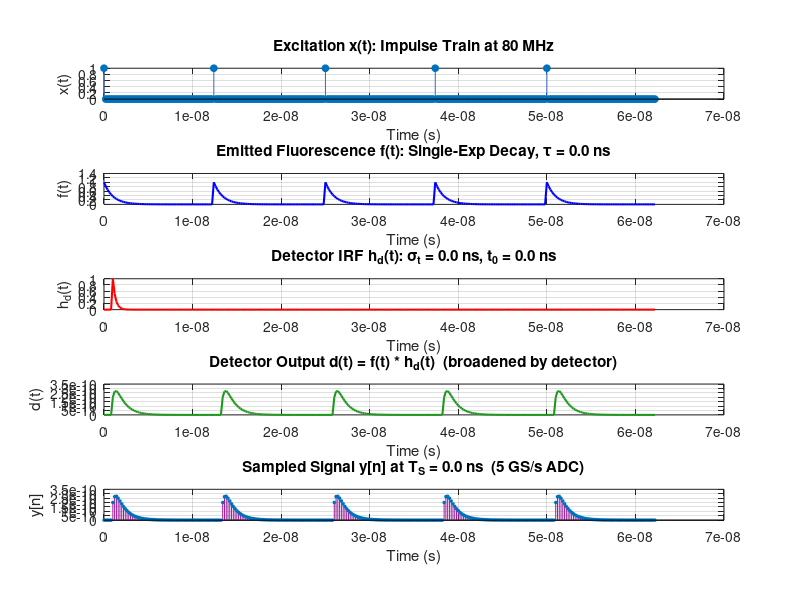

Write MATLAB code to recreate this figure. (Note: this script raises an error after producing the figure.)
% ESE 3510 — Case Study 2: Fluorescence Lifetime Analysis
% Authors: Samir Afsary, Alex Ge, Ahmad Hamzeh

% CONTENTS:
%   Task 1a — Time-domain signals (excitation, fluorescence, detection)
%   Task 1b — Frequency response H_f(jw): numerical vs. theoretical
%   Task 1c — Effect of detector IRF on sampled signal y[n]
%   Task 2a — Why 100 kHz cannot recover 80 MHz fluorescence (aliasing)
%   Task 2b — Heterodyne detection: mixing to a recoverable beat frequency
%   Task 2c — Phase/modulation lifetime estimation from heterodyne signal
%   Task 3a — Phasor equations verified on single-exponential IRF
%   Task 3b — Per-pixel phasor analysis of real FLIM data
%

close all; clear; clc;

%%

% Parameters 
tau     = 1e-9;         % Fluorescence lifetime
T_L     = 12.5e-9;      % Laser period 
f_L     = 1 / T_L;      % Laser frequency 
omega_L = 2*pi * f_L;   % Laser angular frequency 
T_S     = 0.2e-9;       % ADC sampling period [ns]

%% Task 1
% *Part a* 

t = 0 : T_S : 5*T_L - T_S;   

% Create excitation impulse train
x = zeros(size(t));
for k = 0 : floor(5*T_L / T_L) - 1
    idx = round(k * T_L / T_S) + 1;
    if idx <= length(t)
        x(idx) = 1 / T_S;
    end
end

% Fluorescence IRF 
h_f = exp(-t / tau);     

% Calculate emitted fluorescence
f_full = conv(x, h_f) * T_S;
f = f_full(1 : length(t));

% Detector IRF
sigma_t = 0.3e-9;   % Detector temporal width [ns]  (fast PMT ~300 ps)
t0 = 1e-9;     % Detector time delay [ns]
h_d = zeros(size(t));
mask = (t >= t0);
h_d(mask) = exp(-(t(mask) - t0) / sigma_t);   % Zero before t0 (causal)

% Detector output
d_full = conv(f, h_d) * T_S;
d = d_full(1 : length(t));

% Sampled signal y[n]: t is already on a T_S grid, so y[n] = d(t) 
y = d;

% Plot functions
fig1 = figure('Name','Task 1a: Time-Domain Signals','NumberTitle','off', ...
              'Position',[50 50 900 750]);

subplot(5,1,1);
stem(t, x * T_S, 'filled', 'MarkerSize', 5, 'Color', [0.2 0.4 0.8]);
xlabel('Time (s)'); ylabel('x(t)');
title('Excitation x(t): Impulse Train at 80 MHz'); grid on;

subplot(5,1,2);
plot(t, f, 'b', 'LineWidth', 1.5);
xlabel('Time (s)'); ylabel('f(t)');
title(sprintf('Emitted Fluorescence f(t): Single-Exp Decay, \\tau = %.1f ns', tau));
grid on;

subplot(5,1,3);
plot(t, h_d, 'r', 'LineWidth', 1.5);
xlabel('Time (s)'); ylabel('h_d(t)');
title(sprintf('Detector IRF h_d(t): \\sigma_t = %.1f ns, t_0 = %.1f ns', sigma_t, t0));
grid on;

subplot(5,1,4);
plot(t, d, 'Color', [0.1 0.6 0.1], 'LineWidth', 1.5);
xlabel('Time (s)'); ylabel('d(t)');
title('Detector Output d(t) = f(t) * h_d(t)  (broadened by detector)'); grid on;

subplot(5,1,5);
stem(t, y, 'filled', 'MarkerSize', 2, 'Color', [0.6 0.1 0.6]);
xlabel('Time (s)'); ylabel('y[n]');
title(sprintf('Sampled Signal y[n] at T_S = %.1f ns  (5 GS/s ADC)', T_S)); grid on;

sgtitle('Task 1a: Time-Domain Signal Chain', 'FontSize', 13, 'FontWeight', 'bold');

%% 
% *Part b*

% Numerical frequency response via DFT
N = length(h_f);
H_f_num = fft(h_f) * T_S; % Scale by T_S for continuous-FT approximation
f_axis = (0 : N-1) / (N * T_S);   

% Theoretical frequency response at the same frequencies
omega_axis = 2*pi * f_axis;  
H_f_theory = tau ./ (1 + 1j * omega_axis * tau);

% Plot frequency responses
fig2 = figure('Name','Task 1b: Frequency Response H_f(jw)', ...
    'NumberTitle','off', 'Position',[50 50 900 550]);

subplot(2,1,1);
plot(f_axis, abs(H_f_num),    'b-',  'LineWidth', 2.0); hold on;
plot(f_axis, abs(H_f_theory), 'r--', 'LineWidth', 1.5);
xlabel('Frequency (GHz)'); ylabel('|H_f(j\omega)|');
title('Magnitude — Numerical FFT vs. Theoretical \tau/(1+j\omega\tau)');
legend('Numerical FFT', 'Theoretical');
grid on;

subplot(2,1,2);
plot(f_axis, angle(H_f_num)*180/pi,    'b-',  'LineWidth', 2.0); hold on;
plot(f_axis, angle(H_f_theory)*180/pi, 'r--', 'LineWidth', 1.5);
xlabel('Frequency (GHz)'); ylabel('Phase (degrees)');
title('Phase — Numerical FFT vs. Theoretical  \angle H_f = -atan(\omega\tau)');
legend('Numerical FFT', 'Theoretical');
grid on;

sgtitle('Task 1b: Fluorescence Frequency Response H_f(j\omega)', ...
        'FontSize', 13, 'FontWeight', 'bold');

%% 
% *Part C*

% Three detector scenarios: fast, medium, slow
sigma_vals = [0.1e-9,  2.5e-9,  10.0e-9]; % Detector widths
t0_vals = [0.3e-9,  1.0e-9,  2.5e-9];     % Time delays 
colors = {[0 0.4 1], [0.1 0.7 0.1], [0.8 0.1 0.1]};
labels = {'\sigma_t=0.1 ns (fast)',  ...
          '\sigma_t=2.5 ns (medium)', ...
          '\sigma_t=10.0 ns (slow)'};

fig3 = figure('Name','Task 1c: Detector IRF Impact','NumberTitle','off', ...
              'Position',[50 50 1100 600]);

for k = 1 : 3
    % Build detector IRF for this scenario
    h_dk = zeros(size(t));
    mask_k = (t >= t0_vals(k));
    h_dk(mask_k) = exp(-(t(mask_k) - t0_vals(k)) / sigma_vals(k));

    % Convolve fluorescence with this detector
    dk_full = conv(f, h_dk) * T_S;
    dk = dk_full(1 : length(t));

    % Top row: detector IRFs
    subplot(2, 3, k);
    plot(t, h_dk, 'Color', colors{k}, 'LineWidth', 1.8);
    xlabel('Time (s)'); ylabel('h_d(t)');
    title(labels{k}); grid on;

    % Bottom row: resulting y[n]
    subplot(2, 3, k+3);
    stem(t, dk, 'filled', 'MarkerSize', 2, 'Color', colors{k});
    xlabel('Time (s)'); ylabel('y[n]');
    title(sprintf('y[n]: \\sigma_t=%.1f ns, t_0=%.1f ns', ...
        sigma_vals(k) * 10^9, t0_vals(k) * 10^9));
    grid on;
end

sgtitle({'Detector IRF Impact on y[n]'}, 'FontSize', 12, ...
    'FontWeight', 'bold');

%% Task 2
% *Part a*
f_L_hz     = 100e6;               % Laser modulation frequency
omega_L_hz = 2*pi * f_L_hz;      

% Modulation depth and phase of the fluorescence
M_theory   = 1 / sqrt(1 + (omega_L_hz * tau)^2);
phi_theory = -atan(omega_L_hz * tau);  % rad

fprintf('Laser frequency       f_L  = %g MHz\n', f_L_hz/1e6);
fprintf('Modulation depth      M    = %.4f\n', M_theory);
fprintf('Phase shift           phi  = %.4f rad = %.2f deg\n', ...
        phi_theory, phi_theory*180/pi);
fprintf('100 kHz Nyquist             = 50 kHz << 100 MHz  => ALIASED\n');
fprintf('Conclusion: slow sampling loses phase => cannot estimate tau\n\n');

% Show aliasing visually over a 0.5 µs window
T_S_slow  = 1e-5;                      % 10 µs per sample
t_fast_s  = 0 : 1e-10 : 5e-5;          % 0.5 µs at 10 GHz (true signal)
t_slow_s  = 0 : T_S_slow : 5e-5;       % 100 kHz samples

x_fast    = 1 + cos(omega_L_hz * t_fast_s);
f_fast    = 1 + M_theory * cos(omega_L_hz * t_fast_s + phi_theory);
x_slow_s  = 1 + cos(omega_L_hz * t_slow_s);
f_slow_s  = 1 + M_theory * cos(omega_L_hz * t_slow_s + phi_theory);

fig4 = figure('Name','Task 2a: Aliasing at 100 kHz','NumberTitle','off', ...
              'Position',[50 50 900 500]);

subplot(2,1,1);
plot(t_fast_s*1e6, x_fast, 'b', 'LineWidth', 1); hold on;
stem(t_slow_s*1e6, x_slow_s, 'r', 'filled', 'MarkerSize', 7);
xlabel('Time (\mus)'); ylabel('Amplitude');
title('Excitation x(t): True 80 MHz vs. 100 kHz Samples (aliased)');
legend('True x(t)', '100 kHz samples'); grid on; xlim([0, 10]);

subplot(2,1,2);
plot(t_fast_s*1e6, f_fast, 'b', 'LineWidth', 1); hold on;
stem(t_slow_s*1e6, f_slow_s, 'r', 'filled', 'MarkerSize', 7);
xlabel('Time (\mus)'); ylabel('Amplitude');
title('Fluorescence f(t): 80 MHz aliases at 100 kHz => phase info destroyed');
legend('True f(t)', '100 kHz samples'); grid on; 
xlim([0, 50]);

sgtitle('Task 2a: 100 kHz Sampling Cannot Recover 80 MHz Phase', ...
        'FontSize', 12, 'FontWeight', 'bold');

%% =========================================================================
%  TASK 2b: Heterodyne Detection
%
%  Multiply f(t) by g(t) = cos(omega_g * t) where omega_g is slightly
%  offset from omega_L so a low-frequency "beat" falls within the
%  100 kHz ADC bandwidth.
%
%  Mixing product (using trig identity):
%    f(t)*g(t) ~ M/2 * cos((omega_L - omega_g)*t + phi) + high-freq terms
%  where the beat frequency  delta_f = f_L - f_g  is << 50 kHz (Nyquist).
%
%  After a low-pass filter (LPF), only the beat survives.
%  The beat PRESERVES the phase phi (and modulation M) of the fluorescence,
%  so lifetime can be recovered via heterodyne comparison with the
%  beat from a reference copy of the excitation.
% =========================================================================

delta_f   = 1e3;                         % Intermediate/beat frequency [Hz] = 1 kHz
f_g_hz    = f_L_hz - delta_f;           % Mixer (heterodyne) frequency [Hz]
omega_g   = 2*pi * f_g_hz;

% Simulate using 1 µs time steps over 5 ms (many beat cycles).
% 1 µs >> 1/80 MHz so the 80 MHz carrier is not resolved — that is fine;
% we only need to track the envelope (beat), which is at 1 kHz.
T_S_mid   = 1e-6;                        % 1 µs intermediate sampling [s]
t_mid     = 0 : T_S_mid : 5e-3;         % 5 ms window

f_mid     = 1 + M_theory * cos(omega_L_hz * t_mid + phi_theory);  % Fluorescence
x_mid     = 1 + cos(omega_L_hz * t_mid);                          % Excitation
g_mid     = cos(omega_g * t_mid);                                   % Mixer

det_f     = f_mid .* g_mid;     % Fluorescence after mixing
det_x     = x_mid .* g_mid;     % Excitation after mixing (reference channel)

% LPF: zero out FFT bins above 2 kHz to isolate the beat
N_mid     = length(t_mid);
f_mid_ax  = (-N_mid/2 : N_mid/2-1) / (N_mid * T_S_mid);   % Centered freq axis [Hz]
LPF_cut   = 2 * delta_f;   % 2 kHz cutoff

F_det_f   = fftshift(fft(det_f));
F_det_x   = fftshift(fft(det_x));
lpf_mask  = (abs(f_mid_ax) <= LPF_cut);

y_beat_f  = real(ifft(ifftshift(F_det_f .* lpf_mask)));
y_beat_x  = real(ifft(ifftshift(F_det_x .* lpf_mask)));

% ---- Figure 5: Task 2b — Time Domain ----
fig5 = figure('Name','Task 2b: Heterodyne - Time Domain','NumberTitle','off', ...
              'Position',[50 50 900 650]);

subplot(3,1,1);
plot(t_mid*1e3, f_mid, 'b', 'LineWidth', 0.6);
xlabel('Time (ms)'); ylabel('f(t)'); grid on;
title(sprintf('Fluorescence f(t) at %g MHz — oscillates too fast to sample', f_L_hz/1e6));

subplot(3,1,2);
plot(t_mid*1e3, det_f, 'Color',[0.1 0.6 0.1], 'LineWidth', 0.6);
xlabel('Time (ms)'); ylabel('f(t) \cdot g(t)'); grid on;
title(sprintf('After Mixing: f(t)\\cdotg(t), g at f_g = %g MHz', f_g_hz/1e6));

subplot(3,1,3);
plot(t_mid*1e3, y_beat_f, 'r',  'LineWidth', 1.8); hold on;
plot(t_mid*1e3, y_beat_x, 'b--','LineWidth', 1.8);
xlabel('Time (ms)'); ylabel('Amplitude'); grid on;
title(sprintf('After LPF: Beat at \\Delta f = %g kHz — detectable at 100 kHz', delta_f/1e3));
legend('Fluorescence beat','Excitation beat (ref)');

sgtitle('Task 2b: Heterodyne Detection — Time Domain', ...
        'FontSize', 12, 'FontWeight', 'bold');

% ---- Figure 6: Task 2b — Frequency Domain ----
fig6 = figure('Name','Task 2b: Heterodyne - Freq Domain','NumberTitle','off', ...
              'Position',[50 50 900 650]);

subplot(3,1,1);
F_f_mid = fftshift(fft(f_mid));
plot(f_mid_ax/1e6, abs(F_f_mid)/N_mid, 'b', 'LineWidth', 1.2);
xlabel('Frequency (MHz)'); ylabel('|F(\omega)|');
title('Spectrum of f(t): peaks at \pm80 MHz');
xlim([-200, 200]); grid on;

subplot(3,1,2);
plot(f_mid_ax/1e6, abs(F_det_f)/N_mid, 'Color',[0.1 0.6 0.1], 'LineWidth', 1.2);
xlabel('Frequency (MHz)'); ylabel('|F(\omega)|');
title(sprintf('After Mixing: peaks at f_L \\pm f_g = \\pm%g MHz and 0 MHz', ...
              (f_L_hz + f_g_hz)/2/1e6));
xlim([-200, 200]); grid on;

subplot(3,1,3);
plot(f_mid_ax/1e3, abs(F_det_f .* lpf_mask)/N_mid, 'r',  'LineWidth', 1.8); hold on;
plot(f_mid_ax/1e3, abs(F_det_x .* lpf_mask)/N_mid, 'b--','LineWidth', 1.8);
xlabel('Frequency (kHz)'); ylabel('|Y(j\omega)|');
title(sprintf('After LPF: Beat at \\pm%g kHz — within 100 kHz bandwidth', delta_f/1e3));
legend('|Y_f(j\omega)|','|Y_x(j\omega)| (ref)');
xlim([-5, 5]); grid on;

sgtitle('Task 2b: Heterodyne Detection — Frequency Domain', ...
        'FontSize', 12, 'FontWeight', 'bold');


%% =========================================================================
%  TASK 2c: Phase Shift and Modulation — Heterodyne Lifetime Estimation
%
%  Phase relationship:
%    Phase of fluorescence beat = phi_f = phi_fluorescence + phi_g
%    Phase of excitation beat   = phi_x = 0              + phi_g
%    => Delta_phi = phi_f - phi_x = phi_fluorescence = -atan(omega_L * tau)
%    => tau = -tan(Delta_phi) / omega_L
%
%  Modulation relationship:
%    Delta_M = M_fluorescence / M_excitation = 1 / sqrt(1 + (omega_L*tau)^2)
%    => tau = sqrt(1/Delta_M^2 - 1) / omega_L
% =========================================================================

% Resample beats at 100 kHz (well above the 1 kHz beat frequency)
T_S_100k  = 1 / 100e3;
t_100k    = t_mid(1) : T_S_100k : t_mid(end);

y_f_100k  = interp1(t_mid, y_beat_f, t_100k, 'linear', 0);
y_x_100k  = interp1(t_mid, y_beat_x, t_100k, 'linear', 0);

% Extract phase and amplitude at the beat frequency using DFT
N_100k   = length(t_100k);
Y_f_dft  = fft(y_f_100k);
Y_x_dft  = fft(y_x_100k);

% DFT bin index for delta_f
k_beat   = round(delta_f * N_100k * T_S_100k) + 1;

phase_f    = angle(Y_f_dft(k_beat));
phase_x    = angle(Y_x_dft(k_beat));
delta_phi  = phase_f - phase_x;    % Phase difference [rad]

amp_f      = abs(Y_f_dft(k_beat));
amp_x      = abs(Y_x_dft(k_beat));
delta_M    = amp_f / amp_x;        % Modulation ratio

% Lifetime estimates
tau_from_phase = -tan(delta_phi) / omega_L_hz * 1e9;   % [ns]
tau_from_mod   = sqrt(max(0, 1/delta_M^2 - 1)) / omega_L_hz * 1e9;  % [ns]

fprintf('=== Task 2c ===\n');
fprintf('Phase difference   Delta_phi = %.4f rad = %.2f deg\n', ...
        delta_phi, delta_phi*180/pi);
fprintf('Modulation ratio   Delta_M   = %.4f\n', delta_M);
fprintf('Lifetime (phase):  tau = %.4f ns  (true: %.1f ns)\n', tau_from_phase, tau);
fprintf('Lifetime (modulation): tau = %.4f ns  (true: %.1f ns)\n\n', tau_from_mod, tau);

% ---- Figure 7: Task 2c ----
fig7 = figure('Name','Task 2c: Phase Shift and Lifetime Estimation', ...
              'NumberTitle','off','Position',[50 50 900 500]);

subplot(2,1,1);
plot(t_100k*1e3, y_x_100k, 'b', 'LineWidth', 1.8); hold on;
plot(t_100k*1e3, y_f_100k, 'r', 'LineWidth', 1.8);
xlabel('Time (ms)'); ylabel('Amplitude');
title(sprintf('Beat Signals at 100 kHz — Phase Shift \\Delta\\phi = %.2f°', ...
              delta_phi*180/pi));
legend('Excitation beat (reference)','Fluorescence beat'); grid on;
xlim([0, 5]);

subplot(2,1,2);
f_ax_100k = (0 : N_100k-1) / (N_100k * T_S_100k);
plot(f_ax_100k/1e3, abs(Y_x_dft)/N_100k, 'b', 'LineWidth', 1.8); hold on;
plot(f_ax_100k/1e3, abs(Y_f_dft)/N_100k, 'r', 'LineWidth', 1.8);
xlabel('Frequency (kHz)'); ylabel('Magnitude');
title(sprintf('Spectra — \\tau from phase: %.3f ns, from modulation: %.3f ns', ...
              tau_from_phase, tau_from_mod));
legend('Excitation','Fluorescence'); grid on;
xlim([0, 5]);

sgtitle('Task 2c: Heterodyne Lifetime Estimation', ...
        'FontSize', 12, 'FontWeight', 'bold');


%% =========================================================================
%  TASK 3a: Phasor Equations — Verification on Single Exponential
%
%  Phasor components (integrated over one laser period T_L):
%    g = integral( h_f(t)*cos(omega_L*t) dt ) / integral( h_f(t) dt )
%    s = integral( h_f(t)*sin(omega_L*t) dt ) / integral( h_f(t) dt )
%
%  Analytical solution for h_f(t) = exp(-t/tau) integrated over [0, inf]:
%    g = 1 / ( 1 + (omega_L*tau)^2 )
%    s = (omega_L*tau) / ( 1 + (omega_L*tau)^2 )
%
%  Lifetime recovery:
%    tau = s / (omega_L * g) = (omega_L*tau) / (omega_L * 1) = tau  [checks out]
%
%  Interpretation:
%    g = "in-phase" component — higher g means shorter lifetime (less phase lag)
%    s = "quadrature" component — peaks at omega_L*tau = 1  (tau = 1/(2*pi*f_L))
%    Together (g,s) lie on the universal semicircle of radius 0.5 centered at (0.5,0)
% =========================================================================

% Analytical phasor for tau = 1 ns, omega_L in rad/ns
g_theory_3a = 1 / (1 + (omega_L * tau)^2);
s_theory_3a = (omega_L * tau) / (1 + (omega_L * tau)^2);
tau_from_phasor_theory = s_theory_3a / (omega_L * g_theory_3a);

% Numerical phasor: integrate h_f over one period using trapezoidal rule
t_phasor  = 0 : 0.001 : T_L;             % Fine grid [ns]
h_f_p     = exp(-t_phasor / tau);         % IRF samples

norm_hf   = trapz(t_phasor, h_f_p);
g_num_3a  = trapz(t_phasor, h_f_p .* cos(omega_L * t_phasor)) / norm_hf;
s_num_3a  = trapz(t_phasor, h_f_p .* sin(omega_L * t_phasor)) / norm_hf;
tau_from_phasor_num = s_num_3a / (omega_L * g_num_3a);

fprintf('=== Task 3a: Phasor Verification (tau = %.1f ns) ===\n', tau);
fprintf('Theoretical: g=%.4f  s=%.4f  tau=%.4f ns\n', ...
        g_theory_3a, s_theory_3a, tau_from_phasor_theory);
fprintf('Numerical:   g=%.4f  s=%.4f  tau=%.4f ns\n\n', ...
        g_num_3a, s_num_3a, tau_from_phasor_num);

% Universal semicircle: all single-exponential lifetimes lie on this curve
theta_sc = linspace(0, pi, 500);
g_sc = 0.5 + 0.5*cos(theta_sc);
s_sc = 0.5*sin(theta_sc);

% Mark several tau values on the semicircle for reference
tau_marks = [0.2, 0.4, 0.8, 1.0, 2.0, 4.0, 8.0];

fig8 = figure('Name','Task 3a: Phasor Diagram','NumberTitle','off', ...
              'Position',[50 50 700 500]);
plot(g_sc, s_sc, 'k-', 'LineWidth', 2); hold on;

for tm = tau_marks
    g_tm = 1 / (1 + (omega_L*tm)^2);
    s_tm = (omega_L*tm) / (1 + (omega_L*tm)^2);
    plot(g_tm, s_tm, 'ko', 'MarkerSize', 6, 'MarkerFaceColor', [0.7 0.7 0.7]);
    text(g_tm + 0.02, s_tm + 0.01, sprintf('%.1f ns', tm), 'FontSize', 8);
end

plot(g_theory_3a, s_theory_3a, 'ro', 'MarkerSize', 12, 'MarkerFaceColor', 'r');
plot(g_num_3a,    s_num_3a,    'b+', 'MarkerSize', 12, 'LineWidth', 2.5);

xlabel('g  (in-phase component)', 'FontSize', 11);
ylabel('s  (quadrature component)', 'FontSize', 11);
title(sprintf('Phasor Diagram — \\tau = %.1f ns lies on the universal semicircle', tau), ...
      'FontSize', 11);
legend('Universal semicircle','Lifetime labels','Theoretical','Numerical', ...
       'Location','northwest');
grid on; axis equal; xlim([0, 1]); ylim([0, 0.6]);

sgtitle('Task 3a: Phasor Components g and s', ...
        'FontSize', 13, 'FontWeight', 'bold');


%% =========================================================================
%  TASK 3b: Phasor Analysis of Real FLIM Data
%
%  Data: FLIMhistogram.mat  —  512×512 spatial pixels, ~98 time bins
%  Each pixel contains a time-resolved photon count histogram h[n].
%  Laser: 80 MHz two-photon excitation => T_L = 12.5 ns.
%
%  Per-pixel phasor:
%    g_px = sum( h[n]*cos(omega_L*t[n]) ) / sum( h[n] )
%    s_px = sum( h[n]*sin(omega_L*t[n]) ) / sum( h[n] )
%    tau_px = s_px / (omega_L * g_px)
%
%  Expected results for NAD(P)H in cancer cells:
%    Free  NAD(P)H: tau ~ 0.3–0.5 ns
%    Bound NAD(P)H: tau ~ 1–4 ns
%    (Points cluster inside the semicircle for mixed/multi-exponential pixels)
% =========================================================================

fprintf('=== Task 3b: Loading FLIM data ===\n');

% Try current directory first, then ../input/ for submission folder structure
try
    load('data\FLIMhistogram.mat');
    fprintf('Loaded FLIMhistogram from current directory.\n');
catch
    try
        load('../input/FLIMhistogram.mat');
        fprintf('Loaded FLIMhistogram from ../input/\n');
    catch
        error(['FLIMhistogram.mat not found. ', ...
               'Place it in the same folder as main.m and re-run.']);
    end
end

% Time axis (given in starter code)
timeRes_FLIM = 0.1280;    % Time bin width [ns]
time_FLIM    = timeRes_FLIM * (0 : size(FLIMhistogram,3)-1);  % [ns]

% Laser period and angular frequency for phasor computation
T_L_FLIM     = 12.5;                    % [ns]
omega_L_FLIM = 2*pi / T_L_FLIM;        % [rad/ns]

[Nx, Ny, Nt] = size(FLIMhistogram);
fprintf('Image size: %d x %d pixels, %d time bins (%.3f ns/bin)\n', ...
        Nx, Ny, Nt, timeRes_FLIM);

% Reshape to (Npix × Nt) matrix for vectorized phasor computation
H = reshape(double(FLIMhistogram), Nx*Ny, Nt);

% Precompute cosine and sine vectors at the fundamental laser frequency
cos_vec = cos(omega_L_FLIM * time_FLIM);   % 1×Nt
sin_vec = sin(omega_L_FLIM * time_FLIM);   % 1×Nt

% Total photon count per pixel (the normalization denominator)
norm_H = sum(H, 2);    % Npix×1

% Only compute phasor for pixels with enough photons to be meaningful
valid = (norm_H > 10);

g_vec = zeros(Nx*Ny, 1);
s_vec = zeros(Nx*Ny, 1);

% Vectorized dot products: each row of H times cos_vec/sin_vec
g_vec(valid) = (H(valid, :) * cos_vec') ./ norm_H(valid);
s_vec(valid) = (H(valid, :) * sin_vec') ./ norm_H(valid);

% Lifetime from phasor: tau = s / (omega_L * g)
tau_vec = s_vec ./ (omega_L_FLIM * g_vec);

% Reshape phasor components and lifetime back to image grids
g_map   = reshape(g_vec, Nx, Ny);
s_map   = reshape(s_vec, Nx, Ny);
tau_map = reshape(tau_vec, Nx, Ny);

% Mask pixels with unphysical lifetimes (empty, negative, or > 6 ns)
tau_map(~reshape(valid, Nx, Ny)) = NaN;
tau_map(tau_map < 0)  = NaN;
tau_map(tau_map > 6)  = NaN;

fprintf('Mean   lifetime (valid pixels): %.3f ns\n', mean(tau_map(:), 'omitnan'));
fprintf('Median lifetime (valid pixels): %.3f ns\n', median(tau_map(:), 'omitnan'));

% ---- Figure 9: Lifetime Image ----
fig9 = figure('Name','Task 3b: Fluorescence Lifetime Image','NumberTitle','off', ...
              'Position',[50 50 700 650]);

imagesc(tau_map, [0, 3]);   % Color range 0–3 ns (typical for NAD(P)H)
colormap(jet);
cb = colorbar;
cb.Label.String = 'Lifetime \tau (ns)';
cb.FontSize = 11;
axis image; axis off;
title({'Fluorescence Lifetime Image', ...
       'NAD(P)H in Breast Cancer Cells (2-photon FLIM)'}, 'FontSize', 12);

% ---- Figure 10: Sample Pixel Decay Curves ----
% Find the pixel with the highest photon count as a representative example
[~, idx_best] = max(norm_H);
[px_b, py_b]  = ind2sub([Nx, Ny], idx_best);

% Find a second pixel: nearest to the median lifetime among bright pixels
tau_valid_vec = tau_vec;
tau_valid_vec(~valid | tau_vec < 0 | tau_vec > 6) = NaN;
tau_median_val = median(tau_valid_vec(:), 'omitnan');
bright_idx     = find(valid & norm_H > 50);
[~, offset]    = min(abs(tau_valid_vec(bright_idx) - tau_median_val));
idx_med        = bright_idx(offset);
[px_m, py_m]   = ind2sub([Nx, Ny], idx_med);

fig10 = figure('Name','Task 3b: Sample Decay Curves','NumberTitle','off', ...
               'Position',[50 50 900 420]);

for kk = 1:2
    if kk == 1
        px = px_b; py = py_b; lbl = 'Brightest pixel';
    else
        px = px_m; py = py_m; lbl = 'Median-lifetime pixel';
    end
    subplot(1,2,kk);
    decay = squeeze(FLIMhistogram(px, py, :));
    plot(time_FLIM, decay, 'b.-', 'LineWidth', 1.5, 'MarkerSize', 8); hold on;
    tau_px = tau_map(px, py);
    if ~isnan(tau_px) && tau_px > 0
        A_fit = max(decay);
        plot(time_FLIM, A_fit * exp(-time_FLIM / tau_px), 'r--', 'LineWidth', 1.8);
        legend('Data', sprintf('Phasor \\tau = %.2f ns', tau_px), ...
               'Location','northeast');
    end
    xlabel('Time (ns)'); ylabel('Photon Count');
    title(sprintf('%s (%d,%d)', lbl, px, py)); grid on;
end

sgtitle('Task 3b: Sample Pixel Fluorescence Decay Curves', ...
        'FontSize', 12, 'FontWeight', 'bold');

% ---- Figure 11: Phasor Plot (density image) ----
% Extract valid phasor points in physical range
valid_pts = valid & g_vec > 0 & g_vec < 1 & s_vec >= 0 & s_vec < 0.6;
g_pts     = g_vec(valid_pts);
s_pts     = s_vec(valid_pts);

% Build 2D density histogram (log scale avoids bright-pixel dominance)
g_edges  = linspace(0, 1,   201);
s_edges  = linspace(0, 0.55, 151);
[counts, ~, ~] = histcounts2(g_pts, s_pts, g_edges, s_edges);
g_ctrs   = (g_edges(1:end-1) + g_edges(2:end)) / 2;
s_ctrs   = (s_edges(1:end-1) + s_edges(2:end)) / 2;

fig11 = figure('Name','Task 3b: Phasor Plot','NumberTitle','off', ...
               'Position',[50 50 800 580]);

imagesc(g_ctrs, s_ctrs, log1p(counts'));   % Transpose: x=g, y=s
set(gca, 'YDir', 'normal');
colormap(hot);
cb2 = colorbar;
cb2.Label.String = 'log(1 + pixel count)';
hold on;

% Overlay universal semicircle
plot(g_sc, s_sc, 'w-', 'LineWidth', 2);

% Mark lifetime values on the semicircle
tau_labels_flim = [0.2, 0.4, 0.8, 1.0, 1.6, 2.0, 3.2, 4.0];
for tl = tau_labels_flim
    g_tl = 1 / (1 + (omega_L_FLIM * tl)^2);
    s_tl = (omega_L_FLIM * tl) / (1 + (omega_L_FLIM * tl)^2);
    plot(g_tl, s_tl, 'wo', 'MarkerSize', 5, 'MarkerFaceColor', 'w');
    text(g_tl + 0.01, s_tl + 0.01, sprintf('%.1f ns', tl), ...
         'Color', 'w', 'FontSize', 8);
end

xlabel('g  (in-phase)', 'FontSize', 11);
ylabel('s  (quadrature)', 'FontSize', 11);
title({'Task 3b: Phasor Plot — All Pixels', ...
       'Pixel density (hot colormap, log scale); white curve = universal semicircle'}, ...
      'FontSize', 11);
xlim([0, 1]); ylim([0, 0.55]); grid on;

sgtitle('Task 3b: FLIM Phasor Plot', 'FontSize', 13, 'FontWeight', 'bold');

fprintf('\nAll tasks complete — %d figures generated.\n', 11);
